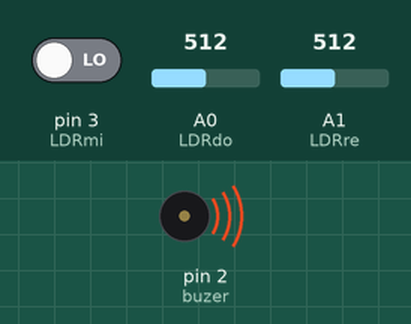
A sketch run on a simulated Arduino Uno, built with avr-gcc and run on an emulated ATmega328P. Parts: buzzer (waves = sounding). Inputs (shaded band) come from the test bench; at power-on: pin 3 (LDRmi) LOW, A0 (LDRdo) = 512, A1 (LDRre) = 512. What the sketch prints to the serial monitor is not drawn.

Above: at 0.1 s.
Timing chart, 0 to 1.6 s (numbered marks = the images above):
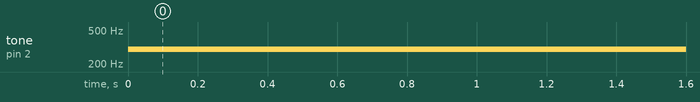

Measured:
- by itself, tone on pin 2 (buzer): silent → 297 Hz at 0.00 s

The sketch:

Pietro14-09-2022.ino
```cpp
int LDRdo = A0, LDRre = A1, LDRmi = 3, buzer = 2, ValorADescobrir = 500;
int DO = 264, RE = 297, MI = 330;
void setup() {
  pinMode(LDRdo, INPUT);
  pinMode(LDRre, INPUT);
  pinMode(LDRmi, INPUT);
  Serial.begin(9600);
}
void loop() {
  Serial.println(digitalRead(LDRmi));
  if (analogRead(LDRdo) > 500) {
    tone(buzer, DO, 200);
  }
  if (analogRead(LDRre) > 500 ) {
    tone(buzer, RE, 200);
  }

  if (digitalRead(LDRmi)  ) {
    tone(buzer, MI, 200);
  }

  delay(10);
}
/*sem comentários
 * está no caminho certo.
 * Qualquer coisa me chama durante a aula.
 */
```
